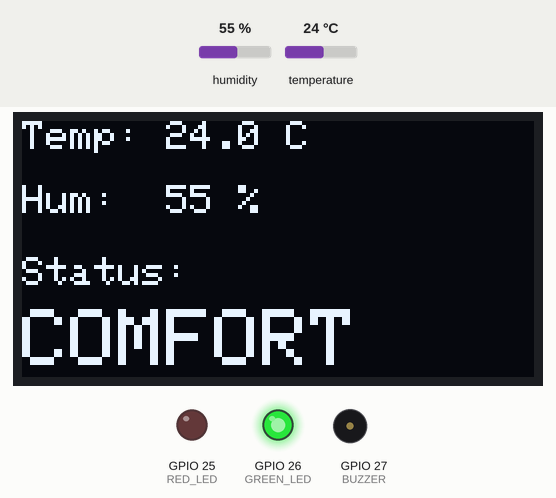
A sketch run on a simulated ESP32. Parts: 128×64 one-colour display, output pins drawn as LEDs (lit = HIGH), buzzer (waves = sounding, pin HIGH). The inputs (shaded band) are chosen by the test bench; at power-on: humidity 55 %, temperature 24 °C. What the sketch prints to the serial monitor is not drawn.

Above: at 3.2 s.
3.3 s: humidity set to 79 %
At 4.5 s:
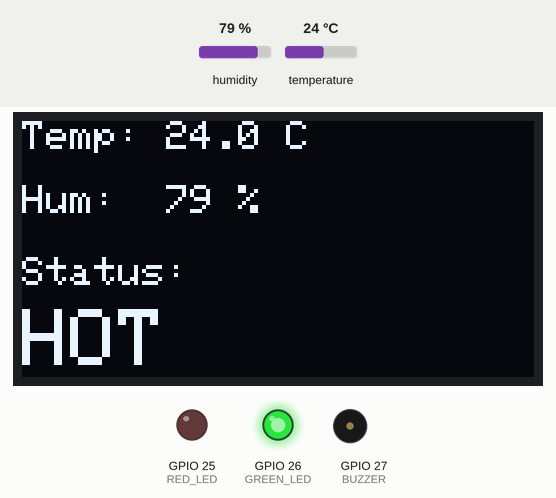
6.0 s: humidity set to 82 %
At 6.8 s:
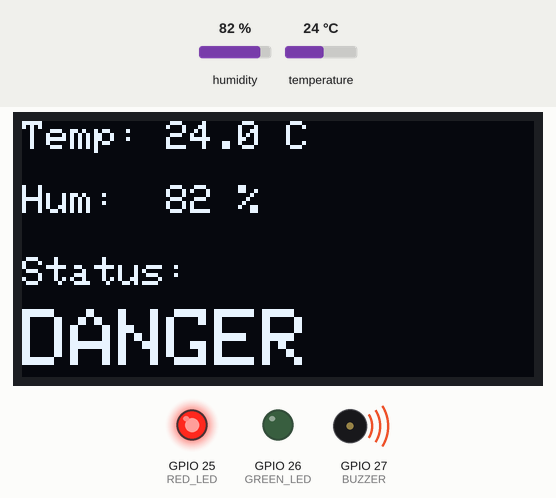
10.5 s: humidity set to 22 %
At 13.0 s:
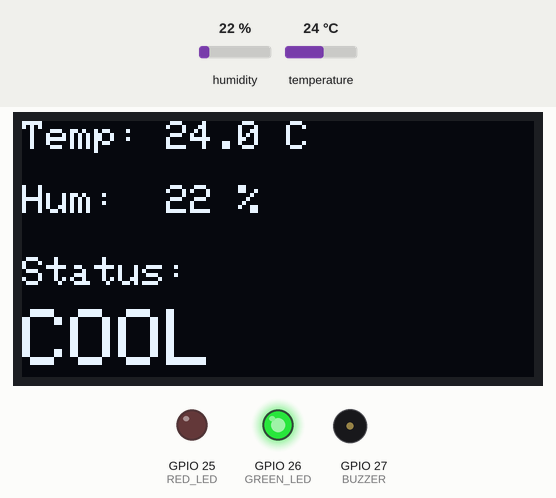
13.5 s: temperature set to 12 °C
At 14.5 s:
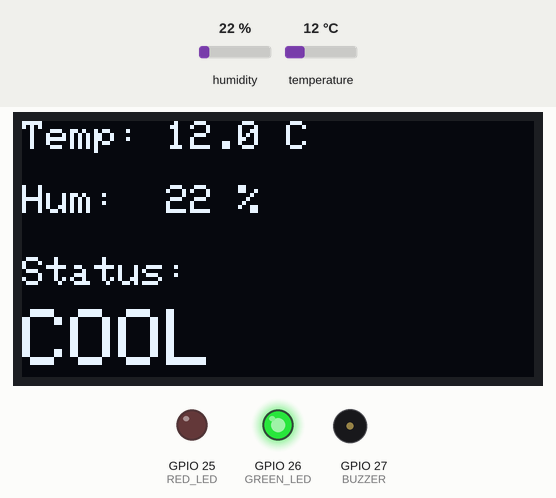
16.2 s: temperature set to 37 °C
At 18.8 s:
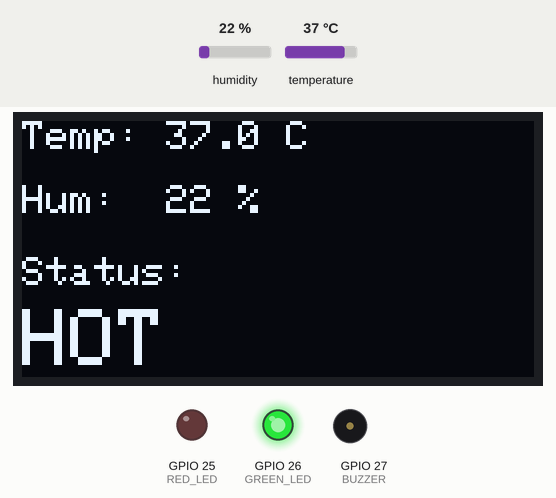
19.5 s: temperature set to 40 °C
At 21.8 s:
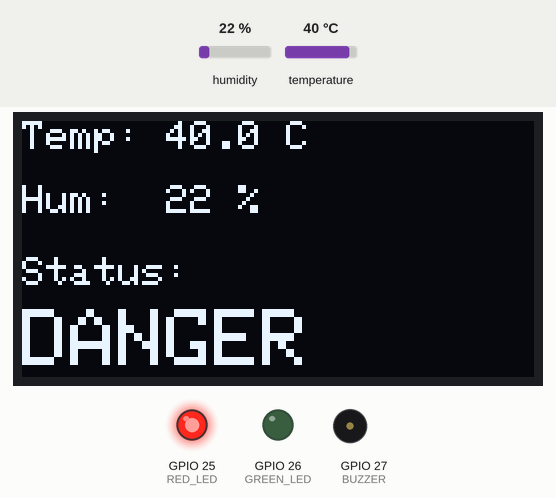
Timing chart, 0 to 23.2 s (numbered marks = the images above; inputs shaded):
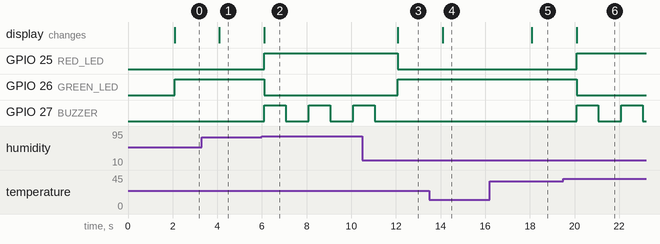

Measured:
- the behaviour switches between 80 and 81 % on humidity (found by bisection; images 1 and 2)
- the behaviour switches between 38 and 39 °C on temperature (found by bisection; images 5 and 6)
- after the input at 3.3 s, the display: changes after 0.79 s (image 1)
- after the input at 6.0 s, GPIO 25 (RED_LED): LOW → HIGH after 0.09 s; GPIO 26 (GREEN_LED): HIGH → LOW after 0.09 s; GPIO 27 (BUZZER): alternates HIGH for 0.96 s and LOW for 1.0 s, starting after 0.09 s; the display: changes after 0.09 s (image 2)
- after the input at 10.5 s, GPIO 25 (RED_LED): HIGH → LOW after 1.6 s; GPIO 26 (GREEN_LED): LOW → HIGH after 1.6 s; GPIO 27 (BUZZER): goes on until 11.1 s, then stays LOW; the display: changes after 1.6 s (image 3)
- after the input at 13.5 s, the display: changes after 0.59 s (image 4)
- after the input at 16.2 s, the display: changes after 1.9 s (image 5)
- after the input at 19.5 s, GPIO 25 (RED_LED): LOW → HIGH after 0.59 s; GPIO 26 (GREEN_LED): HIGH → LOW after 0.59 s; GPIO 27 (BUZZER): alternates HIGH for 0.96 s and LOW for 1.0 s, starting after 0.59 s; the display: changes after 0.59 s (image 6)

The sketch:

p1.ino
```cpp
#include <DHTesp.h>
#include <Wire.h>
#include <Adafruit_GFX.h>
#include <Adafruit_SSD1306.h>

// -------------------- Pin Definitions --------------------
#define DHT_PIN 4
#define RED_LED 25
#define GREEN_LED 26
#define BUZZER 27

// -------------------- OLED Configuration --------------------
#define SCREEN_WIDTH 128
#define SCREEN_HEIGHT 64
#define OLED_RESET -1
#define OLED_ADDRESS 0x3C

Adafruit_SSD1306 display(SCREEN_WIDTH, SCREEN_HEIGHT, &Wire, OLED_RESET);
DHTesp dht;

// -------------------- Timing --------------------
unsigned long lastSensorRead = 0;
unsigned long lastCSVLog = 0;
unsigned long buzzerStartTime = 0;

const unsigned long sensorInterval = 2000;
const unsigned long csvInterval = 5000;
const unsigned long buzzerDuration = 1000;

bool buzzerActive = false;

// -------------------- Variables --------------------
float temperature;
float humidity;
String status;

void setup() {
  Serial.begin(115200);

  pinMode(RED_LED, OUTPUT);
  pinMode(GREEN_LED, OUTPUT);
  pinMode(BUZZER, OUTPUT);

  digitalWrite(RED_LED, LOW);
  digitalWrite(GREEN_LED, LOW);
  digitalWrite(BUZZER, LOW);

  // Initialize DHT11
  dht.setup(DHT_PIN, DHTesp::DHT11);

  // Initialize OLED
  if (!display.begin(SSD1306_SWITCHCAPVCC, OLED_ADDRESS)) {
    Serial.println("OLED initialization failed!");
    while (true);
  }

  display.clearDisplay();
  display.setTextColor(SSD1306_WHITE);
  display.setTextSize(1);

  display.setCursor(0, 0);
  display.println("Climate Monitor");

  display.setCursor(0, 20);
  display.println("Starting...");

  display.display();

  delay(2000);

  Serial.println("millis,temp,humidity,status");
}

void loop() {
  unsigned long currentTime = millis();

  // Read sensor every 2 seconds
  if (currentTime - lastSensorRead >= sensorInterval) {
    lastSensorRead = currentTime;

    TempAndHumidity data = dht.getTempAndHumidity();

    temperature = data.temperature;
    humidity = data.humidity;

    // Check if sensor reading is valid
    if (isnan(temperature) || isnan(humidity)) {
      Serial.println("Failed to read from DHT11");
      return;
    }

    // Determine comfort status
    if (temperature > 38 || humidity > 80) {
      status = "DANGER";
    }
    else if (temperature >= 32 || humidity >= 70) {
      status = "HOT";
    }
    else if (temperature >= 20 && humidity >= 40) {
      status = "COMFORT";
    }
    else {
      status = "COOL";
    }

    // Serial raw values
    Serial.print("Temperature: ");
    Serial.print(temperature);
    Serial.print(" C, Humidity: ");
    Serial.print(humidity);
    Serial.print(" %, Status: ");
    Serial.println(status);

    // Update OLED
    display.clearDisplay();

    display.setTextSize(1);

    display.setCursor(0, 0);
    display.print("Temp: ");
    display.print(temperature, 1);
    display.println(" C");

    display.setCursor(0, 16);
    display.print("Hum:  ");
    display.print(humidity, 0);
    display.println(" %");

    display.setCursor(0, 34);
    display.print("Status: ");

    display.setTextSize(2);
    display.setCursor(0, 47);
    display.println(status);

    display.display();

    // Threshold alert
    if (temperature > 38 || humidity > 80) {
      digitalWrite(RED_LED, HIGH);
      digitalWrite(GREEN_LED, LOW);

      // Start buzzer for 1 second
      if (!buzzerActive) {
        digitalWrite(BUZZER, HIGH);
        buzzerStartTime = currentTime;
        buzzerActive = true;
      }
    }
    else {
      digitalWrite(RED_LED, LOW);
      digitalWrite(GREEN_LED, HIGH);
    }
  }

  // Turn buzzer off after 1 second
  if (buzzerActive && currentTime - buzzerStartTime >= buzzerDuration) {
    digitalWrite(BUZZER, LOW);
    buzzerActive = false;
  }

  // CSV logging every 5 seconds
  if (currentTime - lastCSVLog >= csvInterval) {
    lastCSVLog = currentTime;

    Serial.print(currentTime);
    Serial.print(",");
    Serial.print(temperature, 1);
    Serial.print(",");
    Serial.print(humidity, 1);
    Serial.print(",");
    Serial.println(status);
  }
}
```
